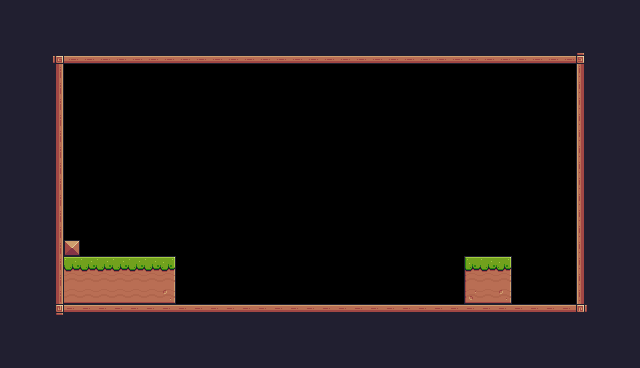

This game map was drawn from its Tiled (.tmx) file and the tilesets committed beside it. A one-line description and the full map source follow:
An orthogonal 40x23 tile map with 16x16 px tiles, 1 tile layer (Background) and 1 object (Player).

<map version="1.10" tiledversion="1.10.2" orientation="orthogonal" renderorder="right-down" width="40" height="23" tilewidth="16" tileheight="16" infinite="0" nextlayerid="3" nextobjectid="5">
 <tileset firstgid="1" source="Pixel Adventure.tsx" />
 <layer id="1" name="Background" width="40" height="23">
  <data encoding="csv">
112,112,112,112,112,112,112,112,112,112,112,112,112,112,112,112,112,112,112,112,112,112,112,112,112,112,112,112,112,112,112,112,112,112,112,112,112,112,112,112,
112,112,112,112,112,112,112,112,112,112,112,112,112,112,112,112,112,112,112,112,112,112,112,112,112,112,112,112,112,112,112,112,112,112,112,112,112,112,112,112,
112,112,112,112,112,112,112,112,112,112,112,112,112,112,112,112,112,112,112,112,112,112,112,112,112,112,112,112,112,112,112,112,112,112,112,112,112,112,112,112,
112,112,112,92,134,134,134,134,134,134,134,134,134,134,134,134,134,134,134,134,134,134,134,134,134,134,134,134,134,134,134,134,134,134,134,134,93,112,112,112,
112,112,112,113,0,0,0,0,0,0,0,0,0,0,0,0,0,0,0,0,0,0,0,0,0,0,0,0,0,0,0,0,0,0,0,0,111,112,112,112,
112,112,112,113,0,0,0,0,0,0,0,0,0,0,0,0,0,0,0,0,0,0,0,0,0,0,0,0,0,0,0,0,0,0,0,0,111,112,112,112,
112,112,112,113,0,0,0,0,0,0,0,0,0,0,0,0,0,0,0,0,0,0,0,0,0,0,0,0,0,0,0,0,0,0,0,0,111,112,112,112,
112,112,112,113,0,0,0,0,0,0,0,0,0,0,0,0,0,0,0,0,0,0,0,0,0,0,0,0,0,0,0,0,0,0,0,0,111,112,112,112,
112,112,112,113,0,0,0,0,0,0,0,0,0,0,0,0,0,0,0,0,0,0,0,0,0,0,0,0,0,0,0,0,0,0,0,0,111,112,112,112,
112,112,112,113,0,0,0,0,0,0,0,0,0,0,0,0,0,0,0,0,0,0,0,0,0,0,0,0,0,0,0,0,0,0,0,0,111,112,112,112,
112,112,112,113,0,0,0,0,0,0,0,0,0,0,0,0,0,0,0,0,0,0,0,0,0,0,0,0,0,0,0,0,0,0,0,0,111,112,112,112,
112,112,112,113,0,0,0,0,0,0,0,0,0,0,0,0,0,0,0,0,0,0,0,0,0,0,0,0,0,0,0,0,0,0,0,0,111,112,112,112,
112,112,112,113,0,0,0,0,0,0,0,0,0,0,0,0,0,0,0,0,0,0,0,0,0,0,0,0,0,0,0,0,0,0,0,0,111,112,112,112,
112,112,112,113,0,0,0,0,0,0,0,0,0,0,0,0,0,0,0,0,0,0,0,0,0,0,0,0,0,0,0,0,0,0,0,0,111,112,112,112,
112,112,112,113,0,0,0,0,0,0,0,0,0,0,0,0,0,0,0,0,0,0,0,0,0,0,0,0,0,0,0,0,0,0,0,0,111,112,112,112,
112,112,112,113,35,0,0,0,0,0,0,0,0,0,0,0,0,0,0,0,0,0,0,0,0,0,0,0,0,0,0,0,0,0,0,0,111,112,112,112,
112,112,112,113,8,8,8,8,8,8,9,0,0,0,0,0,0,0,0,0,0,0,0,0,0,0,0,0,0,7,8,9,0,0,0,0,111,112,112,112,
112,112,112,113,30,30,30,30,30,30,31,0,0,0,0,0,0,0,0,0,0,0,0,0,0,0,0,0,0,29,30,31,0,0,0,0,111,112,112,112,
112,112,112,113,52,52,52,52,52,52,53,0,0,0,0,0,0,0,0,0,0,0,0,0,0,0,0,0,0,51,52,53,0,0,0,0,111,112,112,112,
112,112,112,114,90,90,90,90,90,90,90,90,90,90,90,90,90,90,90,90,90,90,90,90,90,90,90,90,90,90,90,90,90,90,90,90,115,112,112,112,
112,112,112,112,112,112,112,112,112,112,112,112,112,112,112,112,112,112,112,112,112,112,112,112,112,112,112,112,112,112,112,112,112,112,112,112,112,112,112,112,
112,112,112,112,112,112,112,112,112,112,112,112,112,112,112,112,112,112,112,112,112,112,112,112,112,112,112,112,112,112,112,112,112,112,112,112,112,112,112,112,
112,112,112,112,112,112,112,112,112,112,112,112,112,112,112,112,112,112,112,112,112,112,112,112,112,112,112,112,112,112,112,112,112,112,112,112,112,112,112,112
</data>
 </layer>
 <objectgroup id="2" name="SpawnPoints">
  <object id="4" name="Player" type="Player" x="130.422" y="225.542" width="27.4573" height="28.4379" />
 </objectgroup>
</map>
